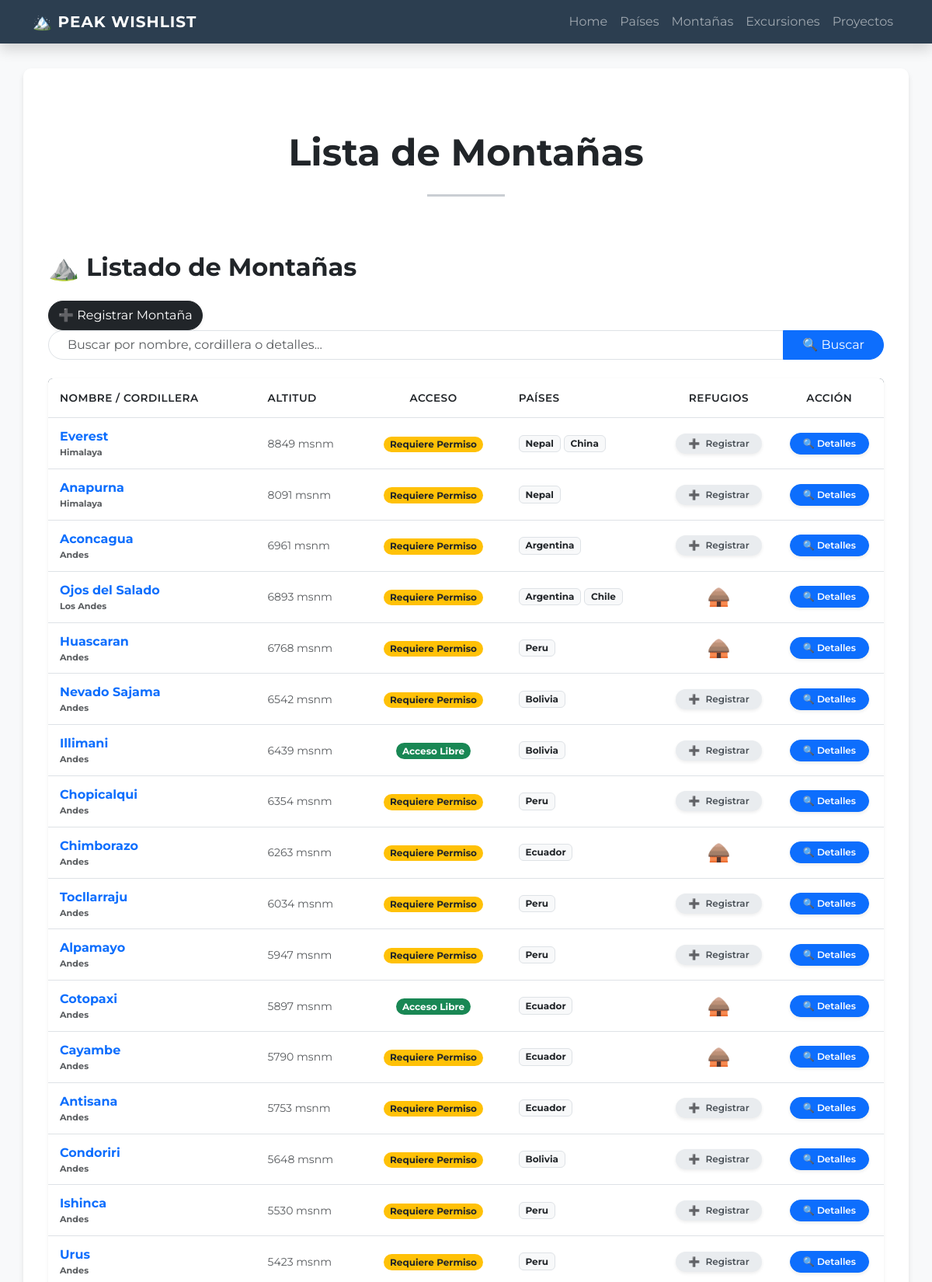
/montanas/ (upper part), run on the app's committed database.
### peak_wishlist/models.py (models this page shows, shortened)
class Montana(models.Model):
    nombre = models.CharField(max_length= 50, null=False, blank=False)
    altitud = models.PositiveIntegerField(null=False, blank=False)
    cordillera = models.CharField(max_length=50, null=True, blank=True)
    pais = models.ManyToManyField(Pais, related_name="montanas")
    informacion_general = models.TextField(max_length=250, null=True, blank=True)
    requiere_permiso = models.BooleanField(default=False)
    parque = models.ForeignKey(Parque, null=True, blank=True, on_delete=models.PROTECT)
    class Meta:
        verbose_name="Montaña"
        verbose_name_plural="Montañas"

class Pais(models.Model):
    class Continente(models.TextChoices):
        AMERICA = 'America'
        EUROPA = 'Europa'
        AFRICA = 'Africa'
        OCEANIA = 'Oceania'
        ASIA = 'Asia'
    nombre = models.CharField(max_length= 50)
    continente = models.CharField(max_length=20, choices=Continente.choices, null=False)
    class Meta:
        verbose_name="Pais"
        verbose_name_plural="Paises"

### peak_wishlist/views/montana.py (the view)
# urls.py: path("montanas/", montana.MontanaList.as_view(), name="montanas"),
class MontanaList(ListView):
    model = Montana
    template_name = "peak_wishlist/montanas.html"
    context_object_name = "montanas"
    def get_queryset(self) -> QuerySet[Any]:
        pais_id = self.kwargs.get("pais_id")
        parque_id = self.kwargs.get("parque_id")
        if pais_id:
            self.filtro = get_object_or_404(Pais, id=pais_id)
            queryset = Montana.objects.filter(pais=self.filtro).order_by("-altitud")
        elif parque_id:
            self.filtro = get_object_or_404(Parque, id=parque_id)
            queryset = Montana.objects.filter(parque=self.filtro).order_by("-altitud")
        else:
            self.filtro = None
            queryset = Montana.objects.all().order_by("-altitud")
        query = self.request.GET.get("q")
        if query:
            queryset = queryset.filter(
                Q(nombre__icontains=query) | Q(cordillera__icontains=query) | Q(pais__nombre__icontains=query)
            )
        return queryset
    def get_context_data(self, **kwargs: Any) -> dict[str, Any]:
        context = super().get_context_data(**kwargs)
        if isinstance(self.filtro, Pais):
            context["extension_titulo"] = f"en {self.filtro.nombre}"
        elif isinstance(self.filtro, Parque):
            context["extension_titulo"] = (
                f"en {self.filtro.nombre} ({self.filtro.pais})"
            )
        else:
            context["extension_titulo"] = ""
        return context

### peak_wishlist/templates/peak_wishlist/montanas.html (shortened to what this page needs)
{% extends 'peak_wishlist/base.html' %}
{% block contenido  %}
<div class="text-center py-5">
    <h3 class="display-5 fw-bold text-dark">Lista de Montañas</h3>
    <hr class="my-4 mx-auto" style="width: 100px; border-top: 3px solid #2c3e50;">
</div>
<h2 class="mb-4 text-dark fw-bold">⛰️ Listado de Montañas {{ extension_titulo }}</h2>
<a href="{% url 'peak_wishlist:registrar_montana' %}" class="btn btn-dark rounded-pill shadow-sm">
        ➕ Registrar Montaña
</a>
 {% include 'peak_wishlist/componentes/search_bar.html' %}
<div class="table-container-custom table-responsive shadow-sm rounded">
    <table class="table table-custom mb-0 align-middle">
        <thead>
            <tr>
                <th style="width: 20%">Nombre / Cordillera</th>
                <th style="width: 10%">Altitud</th>
                <th style="width: 12%" class="text-center">Acceso</th>
                <th style="width: 15%">Países</th>
                <th style="width: 10%" class="text-center">Refugios</th>
                <th style="width: 10%" class="text-center">Acción</th>
            </tr>
        </thead>
        <tbody>
            {% for montana in montanas %}
            <tr>
                <td class="fw-bold text-primary">
                    <div class="fw-bold text-primary">{{ montana.nombre }}</div>
                    <div class="text-muted small" style="font-size: 0.7rem;">{{ montana.cordillera }}</div>
                </td>
                <td>
                    <small class="text-muted">{{ montana.altitud }} msnm</small>
                </td>
                <td class="text-center">
                    {% if montana.requiere_permiso %}
                        <span class="badge rounded-pill bg-warning text-dark px-2">Requiere Permiso</span>
                    {% else %}
                        <span class="badge rounded-pill bg-success px-2">Acceso Libre</span>
                    {% endif %}
                </td>
                <td>
                    <div class="d-flex flex-wrap gap-1">
                        {% for pais in montana.pais.all %}
                            <span class="badge bg-light text-dark border" style="font-size: 0.75rem;">
                                {{ pais.nombre }}
                            </span>
                        {% endfor %}
                    </div>
                </td>
                <td class="text-center">
                    {% if montana.refugio_set.all %}
                        <a href="{% url 'peak_wishlist:refugios_por_montana' montana.id %}"
                           class="text-decoration-none fs-4" title="Ver refugios">🛖</a>
                    {% else %}
                        <a href="{% url 'peak_wishlist:registrar_refugio' montana_id=montana.id %}"
                        class="btn btn-sm rounded-pill px-3 shadow-sm"
                        style="background-color: #e9ecef; color: #495057; border: none; font-size: 0.75rem; font-weight: 600;">
                        <span class="me-1">➕</span> Registrar
                        </a>
                    {% endif %}
                </td>
                <td class="text-center">
                    <a href="{% url 'peak_wishlist:montana_detail' montana.pk %}"
                    class="btn btn-sm btn-primary rounded-pill shadow-sm px-3"
                    style="font-size: 0.75rem; font-weight: 600;">
                        🔍 Detalles
                    </a>
                </td>
            </tr>
            {% empty %}
            <tr>
                <td colspan="8" class="text-center py-4 text-muted">
                    No hay montañas registradas todavía.
                </td>
            </tr>
            {% endfor %}
        </tbody>
    </table>
</div>
{% endblock contenido %}

### peak_wishlist/templates/peak_wishlist/base.html (style rules this page uses)
body { font-family: 'Montserrat', sans-serif; background-color: #f8f9fa; }
.table-container-custom { background: white; border-radius: 12px; overflow: hidden; box-shadow: 0 4px 15px rgba(0,0,0,0.05); }
.table-custom thead { background-color: #2c3e50; color: white; }
.table-custom th { font-weight: 600; text-transform: uppercase; font-size: 0.85rem; letter-spacing: 0.5px; padding: 15px !important; }
.table-custom td { padding: 12px 15px !important; vertical-align: middle; }
.btn-sm.rounded-pill { transition: all 0.3s ease; }

### data on the page
Montana: nombre "Everest", cordillera "Himalaya", altitud "8849", requiere_permiso "Requiere Permiso", shows "Registrar"
Pais: nombre "Nepal"
Pais: nombre "China"
Montana: nombre "Anapurna", cordillera "Himalaya", altitud "8091", requiere_permiso "Requiere Permiso", shows "Registrar"
Montana: nombre "Aconcagua", cordillera "Andes", altitud "6961", requiere_permiso "Requiere Permiso", shows "Registrar"
Pais: nombre "Argentina"
Montana: nombre "Ojos del Salado", cordillera "Los Andes", altitud "6893", requiere_permiso "Requiere Permiso"
Pais: nombre "Chile"
Montana: nombre "Huascaran", cordillera "Andes", altitud "6768", requiere_permiso "Requiere Permiso"
Pais: nombre "Peru"
Montana: nombre "Nevado Sajama", cordillera "Andes", altitud "6542", requiere_permiso "Requiere Permiso", shows "Registrar"
Pais: nombre "Bolivia"
Montana: nombre "Illimani", cordillera "Andes", altitud "6439", requiere_permiso "Acceso Libre", shows "Registrar"
Montana: nombre "Chopicalqui", cordillera "Andes", altitud "6354", requiere_permiso "Requiere Permiso", shows "Registrar"
Montana: nombre "Chimborazo", cordillera "Andes", altitud "6263", requiere_permiso "Requiere Permiso"
Pais: nombre "Ecuador"
Montana: nombre "Tocllarraju", cordillera "Andes", altitud "6034", requiere_permiso "Requiere Permiso", shows "Registrar"
Montana: nombre "Alpamayo", cordillera "Andes", altitud "5947", requiere_permiso "Requiere Permiso", shows "Registrar"
Montana: nombre "Cotopaxi", cordillera "Andes", altitud "5897", requiere_permiso "Acceso Libre"
Montana: nombre "Cayambe", cordillera "Andes", altitud "5790", requiere_permiso "Requiere Permiso"
Montana: nombre "Antisana", cordillera "Andes", altitud "5753", requiere_permiso "Requiere Permiso", shows "Registrar"
Montana: nombre "Condoriri", cordillera "Andes", altitud "5648", requiere_permiso "Requiere Permiso", shows "Registrar"
Montana: nombre "Ishinca", cordillera "Andes", altitud "5530", requiere_permiso "Requiere Permiso", shows "Registrar"
Montana: nombre "Urus", cordillera "Andes", altitud "5423", requiere_permiso "Requiere Permiso", shows "Registrar"
